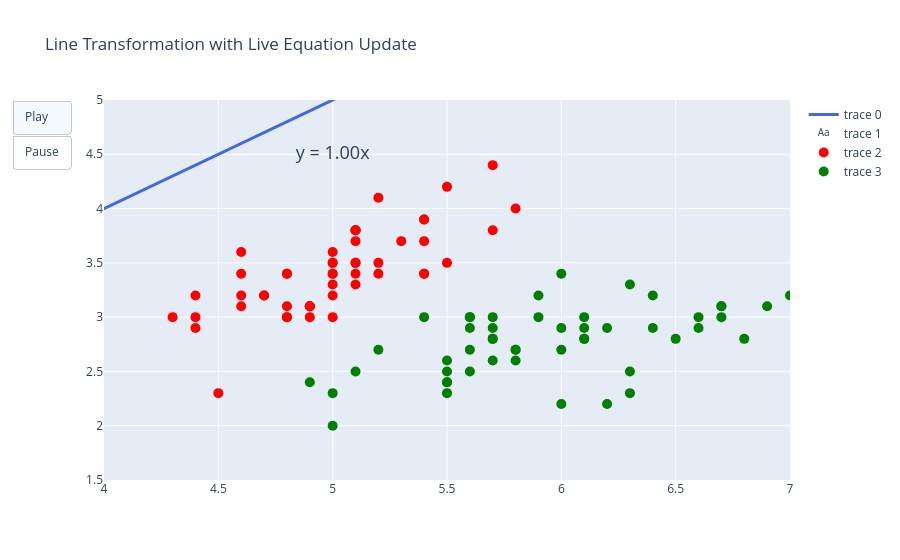

Here is the notebook cell this chart was saved with:
### Code cell
#better and original version
x=np.concatenate((setosa_vals,versi_vals))
y=np.array([1]*len(setosa_vals)+[-1]*len(versi_vals))

def original_perceptron(T,y,x,setosa_vals,versi_vals):
    L=[]
    error_list=[]
    theta = np.zeros((1,2))
    theta0 = np.zeros(1)
    for _ in range(T):
        for i,xi in enumerate(x):
            if y[i] * (np.dot(theta,xi) + theta0) <= 0:
                theta = theta + y[i]*xi
                theta0 = theta0 + y[i]
        error=error_calc(theta,theta0,x,setosa_vals,versi_vals) 
        error_list.append(error) 
        L.append(tuple((theta,theta0)))
    return theta,theta0,error_list,L

def error_calc(theta,theta0,x,versi_vals,setosa_vals):
    error= 0   
    for a,b in zip(setosa_vals,versi_vals):
        if (np.dot(theta,b) + theta0)*(np.dot(theta,a) + theta0)<0:
            error=error
        else:
            error=error+1    
    return error/50

theta , theta0 ,l,L = original_perceptron(500,y,x,setosa_vals,versi_vals) 
x_vals = np.linspace(4, 10, 2)
y_vals = -(theta[0,0]* x_vals + theta0[0]) / theta[0,1]
real_time_show(L,a,b,c,d)      
plt.plot(x_vals,y_vals)
plt.scatter(a,b,label='setosa')
plt.scatter(c,d,label='versicolour')

plt.grid(True)
plt.legend()
plt.show()  
print(theta,theta0)

### Figure 1 — Plotly figure (JSON) as saved in the notebook; plotly's stock layout.template omitted (floating-point values rounded to 4 significant figures)
{"data": [{"line": {"color": "royalblue", "width": 3}, "mode": "lines", "type": "scatter", "x": [-8, -7.838, -7.677, -7.515, -7.354, -7.192, -7.03, -6.869, -6.707, -6.545, -6.384, -6.222, -6.061, -5.899, -5.737, -5.576, -5.414, -5.253, -5.091, -4.929, -4.768, -4.606, -4.444, -4.283, -4.121, -3.96, -3.798, -3.636, -3.475, -3.313, -3.152, -2.99, -2.828, -2.667, -2.505, -2.343, -2.182, -2.02, -1.859, -1.697, -1.535, -1.374, -1.212, -1.051, -0.8889, -0.7273, -0.5657, -0.404, -0.2424, -0.08081, 0.08081, 0.2424, 0.404, 0.5657, 0.7273, 0.8889, 1.051, 1.212, 1.374, 1.535, 1.697, 1.859, 2.02, 2.182, 2.343, 2.505, 2.667, 2.828, 2.99, 3.152, 3.313, 3.475, 3.636, 3.798, 3.96, 4.121, 4.283, 4.444, 4.606, 4.768, 4.929, 5.091, 5.253, 5.414, 5.576, 5.737, 5.899, 6.061, 6.222, 6.384, 6.545, 6.707, 6.869, 7.03, 7.192, 7.354, 7.515, 7.677, 7.838, 8], "y": [-8, -7.838, -7.677, -7.515, -7.354, -7.192, -7.03, -6.869, -6.707, -6.545, -6.384, -6.222, -6.061, -5.899, -5.737, -5.576, -5.414, -5.253, -5.091, -4.929, -4.768, -4.606, -4.444, -4.283, -4.121, -3.96, -3.798, -3.636, -3.475, -3.313, -3.152, -2.99, -2.828, -2.667, -2.505, -2.343, -2.182, -2.02, -1.859, -1.697, -1.535, -1.374, -1.212, -1.051, -0.8889, -0.7273, -0.5657, -0.404, -0.2424, -0.08081, 0.08081, 0.2424, 0.404, 0.5657, 0.7273, 0.8889, 1.051, 1.212, 1.374, 1.535, 1.697, 1.859, 2.02, 2.182, 2.343, 2.505, 2.667, 2.828, 2.99, 3.152, 3.313, 3.475, 3.636, 3.798, 3.96, 4.121, 4.283, 4.444, 4.606, 4.768, 4.929, 5.091, 5.253, 5.414, 5.576, 5.737, 5.899, 6.061, 6.222, 6.384, 6.545, 6.707, 6.869, 7.03, 7.192, 7.354, 7.515, 7.677, 7.838, 8]}, {"mode": "text", "text": ["y = 1.00x"], "textfont": {"size": 18}, "type": "scatter", "x": [5], "y": [4.5]}, {"marker": {"color": "red", "size": 10}, "mode": "markers", "type": "scatter", "x": [5.1, 4.9, 4.7, 4.6, 5, 5.4, 4.6, 5, 4.4, 4.9, 5.4, 4.8, 4.8, 4.3, 5.8, 5.7, 5.4, 5.1, 5.7, 5.1, 5.4, 5.1, 4.6, 5.1, 4.8, 5, 5, 5.2, 5.2, 4.7, 4.8, 5.4, 5.2, 5.5, 4.9, 5, 5.5, 4.9, 4.4, 5.1, 5, 4.5, 4.4, 5, 5.1, 4.8, 5.1, 4.6, 5.3, 5], "y": [3.5, 3, 3.2, 3.1, 3.6, 3.9, 3.4, 3.4, 2.9, 3.1, 3.7, 3.4, 3, 3, 4, 4.4, 3.9, 3.5, 3.8, 3.8, 3.4, 3.7, 3.6, 3.3, 3.4, 3, 3.4, 3.5, 3.4, 3.2, 3.1, 3.4, 4.1, 4.2, 3.1, 3.2, 3.5, 3.1, 3, 3.4, 3.5, 2.3, 3.2, 3.5, 3.8, 3, 3.8, 3.2, 3.7, 3.3]}, {"marker": {"color": "green", "size": 10}, "mode": "markers", "type": "scatter", "x": [7, 6.4, 6.9, 5.5, 6.5, 5.7, 6.3, 4.9, 6.6, 5.2, 5, 5.9, 6, 6.1, 5.6, 6.7, 5.6, 5.8, 6.2, 5.6, 5.9, 6.1, 6.3, 6.1, 6.4, 6.6, 6.8, 6.7, 6, 5.7, 5.5, 5.5, 5.8, 6, 5.4, 6, 6.7, 6.3, 5.6, 5.5, 5.5, 6.1, 5.8, 5, 5.6, 5.7, 5.7, 6.2, 5.1, 5.7], "y": [3.2, 3.2, 3.1, 2.3, 2.8, 2.8, 3.3, 2.4, 2.9, 2.7, 2, 3, 2.2, 2.9, 2.9, 3.1, 3, 2.7, 2.2, 2.5, 3.2, 2.8, 2.5, 2.8, 2.9, 3, 2.8, 3, 2.9, 2.6, 2.4, 2.4, 2.7, 2.7, 3, 3.4, 3.1, 2.3, 3, 2.5, 2.6, 3, 2.6, 2.3, 2.7, 3, 2.9, 2.9, 2.5, 2.8]}], "layout": {"title": {"text": "Line Transformation with Live Equation Update"}, "updatemenus": [{"buttons": [{"args": [null, {"frame": {"duration": 50, "redraw": true}}], "label": "Play", "method": "animate"}, {"args": [[null], {"frame": {"duration": 0}, "mode": "immediate"}], "label": "Pause", "method": "animate"}], "type": "buttons"}], "xaxis": {"range": [4, 7], "zeroline": true}, "yaxis": {"range": [1.5, 5], "zeroline": true}}}
